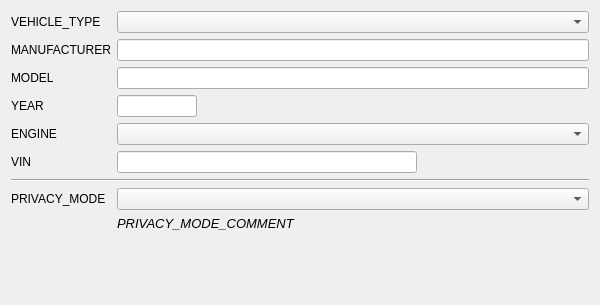
<?xml version="1.0" encoding="UTF-8"?>
<ui version="4.0">
 <class>AnalysisParams</class>
 <widget class="QWidget" name="AnalysisParams">
  <property name="geometry">
   <rect>
    <x>0</x>
    <y>0</y>
    <width>600</width>
    <height>305</height>
   </rect>
  </property>
  <property name="sizePolicy">
   <sizepolicy hsizetype="Preferred" vsizetype="Minimum">
    <horstretch>0</horstretch>
    <verstretch>0</verstretch>
   </sizepolicy>
  </property>
  <property name="windowTitle">
   <string/>
  </property>
  <layout class="QFormLayout" name="formLayout">
   <item row="0" column="0">
    <widget class="QLabel" name="labelVehicleType">
     <property name="text">
      <string>VEHICLE_TYPE</string>
     </property>
    </widget>
   </item>
   <item row="0" column="1">
    <widget class="QComboBox" name="fldVehicleType"/>
   </item>
   <item row="1" column="0">
    <widget class="QLabel" name="labelManufacturer">
     <property name="text">
      <string>MANUFACTURER</string>
     </property>
    </widget>
   </item>
   <item row="1" column="1">
    <widget class="QLineEdit" name="fldManufacturer"/>
   </item>
   <item row="2" column="0">
    <widget class="QLabel" name="labelModel">
     <property name="text">
      <string>MODEL</string>
     </property>
    </widget>
   </item>
   <item row="2" column="1">
    <widget class="QLineEdit" name="fldModel"/>
   </item>
   <item row="3" column="0">
    <widget class="QLabel" name="labelYear">
     <property name="text">
      <string>YEAR</string>
     </property>
    </widget>
   </item>
   <item row="3" column="1">
    <widget class="QLineEdit" name="fldYear">
     <property name="maximumSize">
      <size>
       <width>80</width>
       <height>16777215</height>
      </size>
     </property>
     <property name="maxLength">
      <number>4</number>
     </property>
    </widget>
   </item>
   <item row="4" column="0">
    <widget class="QLabel" name="labelEngine">
     <property name="text">
      <string>ENGINE</string>
     </property>
    </widget>
   </item>
   <item row="4" column="1">
    <widget class="QComboBox" name="fldEngine"/>
   </item>
   <item row="5" column="0">
    <widget class="QLabel" name="labelVIN">
     <property name="text">
      <string>VIN</string>
     </property>
    </widget>
   </item>
   <item row="5" column="1">
    <widget class="QLineEdit" name="fldVIN">
     <property name="maximumSize">
      <size>
       <width>300</width>
       <height>16777215</height>
      </size>
     </property>
     <property name="maxLength">
      <number>24</number>
     </property>
    </widget>
   </item>
   <item row="6" column="0" colspan="2">
    <widget class="Line" name="line1">
     <property name="orientation">
      <enum>Qt::Horizontal</enum>
     </property>
    </widget>
   </item>
   <item row="7" column="0">
    <widget class="QLabel" name="labelMode">
     <property name="text">
      <string>PRIVACY_MODE</string>
     </property>
    </widget>
   </item>
   <item row="7" column="1">
    <widget class="QComboBox" name="fldPrivacyMode"/>
   </item>
   <item row="8" column="1">
    <widget class="QLabel" name="labelModeCommnt">
     <property name="font">
      <font>
       <pointsize>10</pointsize>
       <italic>true</italic>
      </font>
     </property>
     <property name="text">
      <string>PRIVACY_MODE_COMMENT</string>
     </property>
     <property name="wordWrap">
      <bool>true</bool>
     </property>
    </widget>
   </item>
  </layout>
 </widget>
 <resources/>
 <connections/>
</ui>
